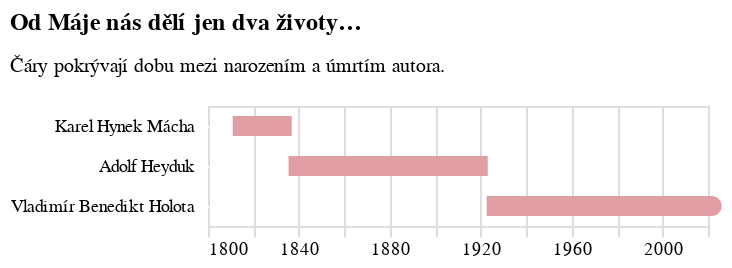

The cell this chart's notebook holds for it:
### Code cell
bar1 = alt.Chart(cervi_dira.head(2).to_pandas(), title=alt.Title("Od Máje nás dělí jen dva životy…",subtitle='Čáry pokrývají dobu mezi narozením a úmrtím autora.'), width=250).mark_bar(height=10).encode(
    x=alt.X('narozeni:T', axis=alt.Axis(domainOpacity=0, tickColor='#DCDDD6'), scale=alt.Scale(domain=[{'year': 1800},{'year':2020}])).title(None),
    x2='umrti:T',
    y=alt.Y('jmeno:N', sort=cervi_dira.select(pl.col('jmeno')).to_series().to_list()).title(None),
color=alt.Color('jmeno:N', legend=None, scale=alt.Scale(range=['#E09DA3'])))
bar2 = alt.Chart(cervi_dira.tail(1).to_pandas(), title="Dvě století české literatury ve dvou životech").mark_bar(height=10, cornerRadiusTopRight=10, cornerRadiusBottomRight=10).encode(
    x=alt.X('narozeni:T').title(None),
    x2='umrti:T',
    y=alt.Y('jmeno:N', axis=alt.Axis(orient='left', domainOpacity=0, tickColor='white'), sort=cervi_dira.select(pl.col('jmeno')).to_series().to_list()).title(None),
color=alt.Color('jmeno:N', legend=None, scale=alt.Scale(range=['#E09DA3'])))
zivoty = (bar1 + bar2)
zivoty

### Figure 1 — Vega-Lite specification as saved in the notebook (floating-point values rounded to 4 significant figures)
{"config": {"title": {"font": "Noticia Text", "fontSize": 12, "anchor": "start", "lineHeight": 19, "fontWeight": "bolder", "subtitleFont": "Noticia Text", "subtitleFontSize": 10, "subtitleLineHeight": 15, "subtitlePadding": 10, "dy": -10}, "axis": {"labelFont": "Asap", "titleFont": "Asap", "fontWeight": "lighter", "titleFontWeight": "lighter", "labelFontSize": 9, "titleFontSize": 9, "labelPadding": 2, "titlePadding": 9, "domainOpacity": 0, "tickColor": "#DCDDD6"}, "legend": {"labelFont": "Asap", "labelFontWeight": "normal", "titleFont": "Asap", "titleFontWeight": "normal", "labelFontSize": 9, "titleFontSize": 9}}, "layer": [{"data": {"name": "data-c86a6fabcd885120e2be225504d9fce9"}, "mark": {"type": "bar", "height": 10}, "encoding": {"color": {"field": "jmeno", "legend": null, "scale": {"range": ["#E09DA3"]}, "type": "nominal"}, "x": {"axis": {"domainOpacity": 0, "tickColor": "#DCDDD6"}, "field": "narozeni", "scale": {"domain": [{"year": 1800}, {"year": 2020}]}, "title": null, "type": "temporal"}, "x2": {"field": "umrti"}, "y": {"field": "jmeno", "sort": ["Karel Hynek Mácha", "Adolf Heyduk", "Vladimír Benedikt Holota"], "title": null, "type": "nominal"}}, "title": {"text": "Od Máje nás dělí jen dva životy…", "subtitle": "Čáry pokrývají dobu mezi narozením a úmrtím autora."}}, {"data": {"name": "data-5499a11148072d5a5100b5542b32cd98"}, "mark": {"type": "bar", "cornerRadiusBottomRight": 10, "cornerRadiusTopRight": 10, "height": 10}, "encoding": {"color": {"field": "jmeno", "legend": null, "scale": {"range": ["#E09DA3"]}, "type": "nominal"}, "x": {"field": "narozeni", "title": null, "type": "temporal"}, "x2": {"field": "umrti"}, "y": {"axis": {"domainOpacity": 0, "orient": "left", "tickColor": "white"}, "field": "jmeno", "sort": ["Karel Hynek Mácha", "Adolf Heyduk", "Vladimír Benedikt Holota"], "title": null, "type": "nominal"}}, "title": "Dvě století české literatury ve dvou životech"}], "width": 250, "$schema": "https://vega.github.io/schema/vega-lite/v5.8.0.json", "datasets": {"data-c86a6fabcd885120e2be225504d9fce9": [{"jmeno": "Karel Hynek Mácha", "narozeni": "1810-11-16T00:00:00", "umrti": "1836-11-06T00:00:00"}, {"jmeno": "Adolf Heyduk", "narozeni": "1835-06-06T00:00:00", "umrti": "1923-02-06T00:00:00"}], "data-5499a11148072d5a5100b5542b32cd98": [{"jmeno": "Vladimír Benedikt Holota", "narozeni": "1922-08-05T00:00:00", "umrti": "2025-12-31T00:00:00"}]}}
